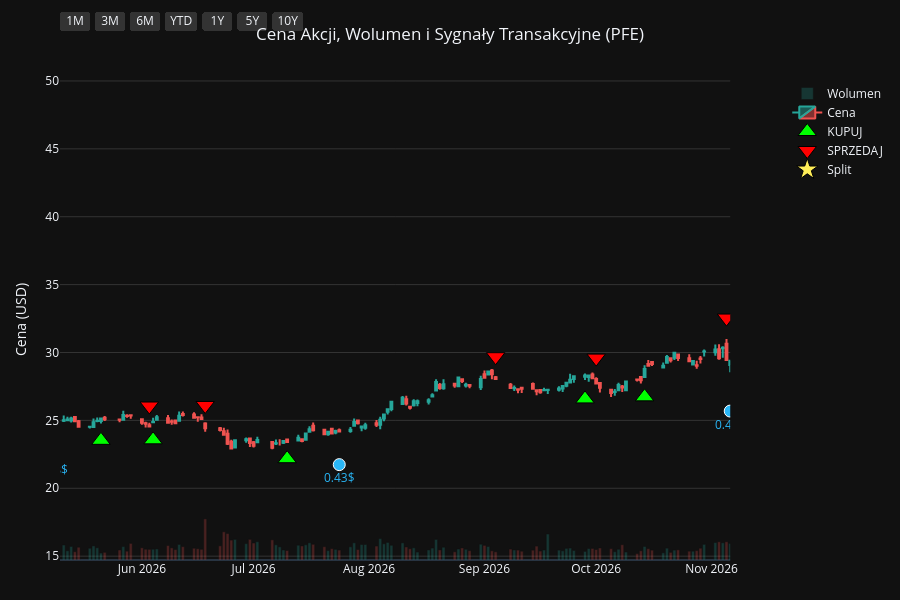
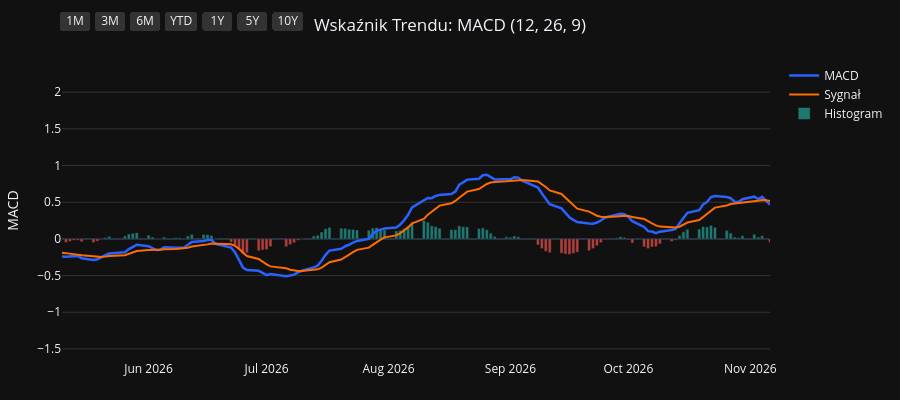
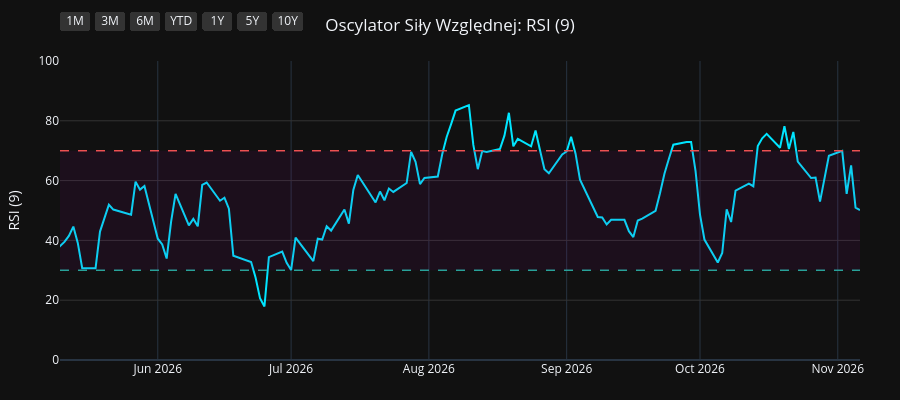
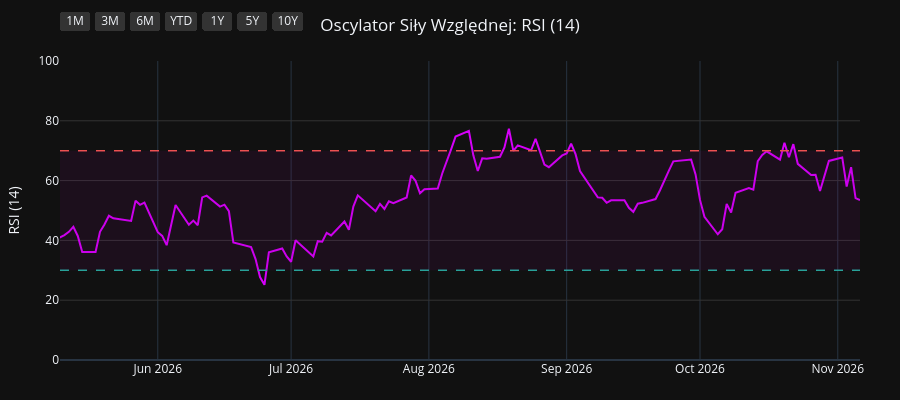

Write notebook code for charts like these, in order.
### Code cell
import os
import yfinance as yf
import pandas as pd
import pandas_ta as ta
import plotly.graph_objects as go
from plotly.subplots import make_subplots

# 1. Pobranie i przygotowanie danych
symbol = os.environ.get("STOCK_TICKER", "").strip().upper()
if not symbol:
    raise RuntimeError("Set STOCK_TICKER before running price_extractor.ipynb")
df = yf.Ticker(symbol).history(period="10y")
df.index = df.index.tz_localize(None)

# Wskaźniki i sygnały
df.ta.macd(fast=12, slow=26, signal=9, append=True)
df.ta.rsi(length=9, append=True)
df.ta.rsi(length=14, append=True)
df.ta.rsi(length=21, append=True)
df.dropna(inplace=True)

macd = df['MACD_12_26_9']
signal = df['MACDs_12_26_9']
wczorajszy_macd = macd.shift(1)
wczorajszy_signal = signal.shift(1)

df['Decyzja'] = 'BRAK'
df.loc[(macd > signal) & (wczorajszy_macd <= wczorajszy_signal), 'Decyzja'] = 'KUPUJ'
df.loc[(macd < signal) & (wczorajszy_macd >= wczorajszy_signal), 'Decyzja'] = 'SPRZEDAJ'

df_kupuj = df[df['Decyzja'] == 'KUPUJ']
df_sprzedaj = df[df['Decyzja'] == 'SPRZEDAJ']
df_dywidendy = df[df['Dividends'] > 0]
df_splity = df[df['Stock Splits'] > 0]

# Wspólna konfiguracja osi X
konfiguracja_osi_x = dict(
    type="date",
    showspikes=True, spikemode="across", spikesnap="cursor", spikedash="dot", spikecolor="#ffffff", spikethickness=1, hoverformat="%Y-%m-%d",
    rangeselector=dict(
        buttons=list([
            dict(count=1, label="1M", step="month", stepmode="backward"),
            dict(count=3, label="3M", step="month", stepmode="backward"),
            dict(count=6, label="6M", step="month", stepmode="backward"),
            dict(count=1, label="YTD", step="year", stepmode="todate"),
            dict(count=1, label="1Y", step="year", stepmode="backward"),
            dict(count=5, label="5Y", step="year", stepmode="backward"),
            dict(step="all", label="10Y")
        ]),
        bgcolor="#333333", activecolor="#2962ff", x=0, y=1.1
    )
)

# ==========================================
# WYKRES 1: CENA + WOLUMEN + SYGNAŁY
# ==========================================
fig1 = make_subplots(specs=[[{"secondary_y": True}]])

kolory_wolumenu = ['#26a69a' if row['Close'] >= row['Open'] else '#ef5350' for index, row in df.iterrows()]
fig1.add_trace(go.Bar(x=df.index, y=df['Volume'], marker_color=kolory_wolumenu, opacity=0.25, name='Wolumen'), secondary_y=True)
fig1.add_trace(go.Candlestick(x=df.index, open=df['Open'], high=df['High'], low=df['Low'], close=df['Close'], name='Cena', increasing_line_color='#26a69a', decreasing_line_color='#ef5350'), secondary_y=False)
fig1.add_trace(go.Scatter(x=df_kupuj.index, y=df_kupuj['Low'] * 0.95, customdata=df_kupuj[['Low', 'High']], mode='markers', marker=dict(symbol='triangle-up', size=16, color='#00ff00', line=dict(width=1, color='black')), name='KUPUJ', hovertemplate='KUPUJ<br>Najniższa: %{customdata[0]:.2f}<br>Najwyższa: %{customdata[1]:.2f}<extra></extra>'), secondary_y=False)
fig1.add_trace(go.Scatter(x=df_sprzedaj.index, y=df_sprzedaj['High'] * 1.05, customdata=df_sprzedaj[['Low', 'High']], mode='markers', marker=dict(symbol='triangle-down', size=16, color='#ff0000', line=dict(width=1, color='black')), name='SPRZEDAJ', hovertemplate='SPRZEDAJ<br>Najniższa: %{customdata[0]:.2f}<br>Najwyższa: %{customdata[1]:.2f}<extra></extra>'), secondary_y=False)

if not df_dywidendy.empty:
    fig1.add_trace(go.Scatter(x=df_dywidendy.index, y=df_dywidendy['Low'] * 0.90, mode='markers+text', marker=dict(symbol='circle', size=12, color='#29b6f6', line=dict(width=1, color='white')), text=df_dywidendy['Dividends'].apply(lambda x: f"{x}$"), textposition="bottom center", name='Dywidenda', showlegend=False, hovertemplate='Dywidenda: %{text}<extra></extra>', textfont=dict(color="#29b6f6")), secondary_y=False)
if not df_splity.empty:
                    fig1.add_trace(go.Scatter(x=df_splity.index, y=df_splity['High'], mode='markers+text', marker=dict(symbol='star', size=16, color='#ffee58', line=dict(width=1, color='black')), text=df_splity['Stock Splits'].apply(lambda x: f"{x:g}:1" if x >= 1 else f"1:{1 / x:g}"), textposition="top center", name='Split', hovertemplate='%{text}<extra></extra>', textfont=dict(color="#ffee58")), secondary_y=False)

fig1.update_layout(title=dict(text=f"Cena Akcji, Wolumen i Sygnały Transakcyjne ({symbol})", x=0.5, xanchor='center'), dragmode='pan', xaxis_rangeslider_visible=False, template='plotly_dark', height=600, hovermode='x unified', margin=dict(l=60, r=40, t=60, b=40))
fig1.update_xaxes(**konfiguracja_osi_x)
fig1.update_xaxes(range=[df.index.max() - pd.Timedelta(days=180), df.index.max()])
fig1.update_yaxes(title_text="Cena (USD)", secondary_y=False, gridcolor='#333333')
fig1.update_yaxes(range=[0, df['Volume'].max() * 4], showgrid=False, showticklabels=False, secondary_y=True)
fig1.show(config={'scrollZoom': True})

# ==========================================
# WYKRES 2: WSKAŹNIK MACD
# ==========================================
fig2 = go.Figure()
fig2.add_trace(go.Scatter(x=df.index, y=df['MACD_12_26_9'], line=dict(color='#2962ff', width=2.5), name='MACD'))
fig2.add_trace(go.Scatter(x=df.index, y=df['MACDs_12_26_9'], line=dict(color='#ff6d00', width=2), name='Sygnał'))
kolory_macd = ['#26a69a' if val >= 0 else '#ef5350' for val in df['MACDh_12_26_9']]
fig2.add_trace(go.Bar(x=df.index, y=df['MACDh_12_26_9'], marker_color=kolory_macd, name='Histogram', opacity=0.7))
fig2.update_layout(title=dict(text="Wskaźnik Trendu: MACD (12, 26, 9)", x=0.5, xanchor='center'), dragmode='pan', xaxis_rangeslider_visible=False, template='plotly_dark', height=400, hovermode='x unified', margin=dict(l=60, r=40, t=60, b=40))
fig2.update_xaxes(**konfiguracja_osi_x)
fig2.update_xaxes(range=[df.index.max() - pd.Timedelta(days=180), df.index.max()])
fig2.update_yaxes(title_text="MACD", gridcolor='#333333')
fig2.show(config={'scrollZoom': True})

# ==========================================
# WYKRES 3: OSCYLATOR RSI (9)
# ==========================================
fig3 = go.Figure()
fig3.add_trace(go.Scatter(x=df.index, y=df['RSI_9'], line=dict(color='#00e5ff', width=2), name='RSI (9)'))
fig3.add_hline(y=70, line_dash="dash", line_color="#ef5350", line_width=1.5)
fig3.add_hline(y=30, line_dash="dash", line_color="#26a69a", line_width=1.5)
fig3.add_hrect(y0=30, y1=70, line_width=0, fillcolor="purple", opacity=0.1)
fig3.update_layout(title=dict(text="Oscylator Siły Względnej: RSI (9)", x=0.5, xanchor='center'), dragmode='pan', xaxis_rangeslider_visible=False, template='plotly_dark', height=400, hovermode='x unified', margin=dict(l=60, r=40, t=60, b=40))
fig3.update_xaxes(**konfiguracja_osi_x)
fig3.update_xaxes(range=[df.index.max() - pd.Timedelta(days=180), df.index.max()])
fig3.update_yaxes(title_text="RSI (9)", range=[0, 100], gridcolor='#333333')
fig3.show(config={'scrollZoom': True})

# ==========================================
# WYKRES 4: OSCYLATOR RSI (14)
# ==========================================
fig4 = go.Figure()
fig4.add_trace(go.Scatter(x=df.index, y=df['RSI_14'], line=dict(color='#d500f9', width=2), name='RSI (14)'))
fig4.add_hline(y=70, line_dash="dash", line_color="#ef5350", line_width=1.5)
fig4.add_hline(y=30, line_dash="dash", line_color="#26a69a", line_width=1.5)
fig4.add_hrect(y0=30, y1=70, line_width=0, fillcolor="purple", opacity=0.1)
fig4.update_layout(title=dict(text="Oscylator Siły Względnej: RSI (14)", x=0.5, xanchor='center'), dragmode='pan', xaxis_rangeslider_visible=False, template='plotly_dark', height=400, hovermode='x unified', margin=dict(l=60, r=40, t=60, b=40))
fig4.update_xaxes(**konfiguracja_osi_x)
fig4.update_xaxes(range=[df.index.max() - pd.Timedelta(days=180), df.index.max()])
fig4.update_yaxes(title_text="RSI (14)", range=[0, 100], gridcolor='#333333')
fig4.show(config={'scrollZoom': True})

# ==========================================
# WYKRES 5: OSCYLATOR RSI (21)
# ==========================================
fig5 = go.Figure()
fig5.add_trace(go.Scatter(x=df.index, y=df['RSI_21'], line=dict(color='#64dd17', width=2), name='RSI (21)'))
fig5.add_hline(y=70, line_dash="dash", line_color="#ef5350", line_width=1.5)
fig5.add_hline(y=30, line_dash="dash", line_color="#26a69a", line_width=1.5)
fig5.add_hrect(y0=30, y1=70, line_width=0, fillcolor="purple", opacity=0.1)
fig5.update_layout(title=dict(text="Oscylator Siły Względnej: RSI (21)", x=0.5, xanchor='center'), dragmode='pan', xaxis_rangeslider_visible=False, template='plotly_dark', height=400, hovermode='x unified', margin=dict(l=60, r=40, t=60, b=40))
fig5.update_xaxes(**konfiguracja_osi_x)
fig5.update_xaxes(range=[df.index.max() - pd.Timedelta(days=180), df.index.max()])
fig5.update_yaxes(title_text="RSI (21)", range=[0, 100], gridcolor='#333333')
fig5.show(config={'scrollZoom': True})

### Figure 1 — Plotly figure (JSON) as saved in the notebook; plotly's stock layout.template omitted (floating-point values rounded to 4 significant figures; data arrays with more than 128 entries replaced by an {"elided": "..."} marker saying what was removed)
{"data": [{"marker": {"color": {"elided": "2481 str values"}}, "name": "Wolumen", "opacity": 0.25, "type": "bar", "x": {"elided": "2481 str values"}, "xaxis": "x", "y": {"elided": "2481 int values"}, "yaxis": "y2"}, {"close": {"elided": "2481 float values"}, "decreasing": {"line": {"color": "#ef5350"}}, "high": {"elided": "2481 float values"}, "increasing": {"line": {"color": "#26a69a"}}, "low": {"elided": "2481 float values"}, "name": "Cena", "open": {"elided": "2481 float values"}, "type": "candlestick", "x": {"elided": "2481 str values"}, "xaxis": "x", "yaxis": "y"}, {"customdata": {"elided": "92x2 float values"}, "hovertemplate": "KUPUJ<br>Najniższa: %{customdata[0]:.2f}<br>Najwyższa: %{customdata[1]:.2f}<extra></extra>", "marker": {"color": "#00ff00", "line": {"color": "black", "width": 1}, "size": 16, "symbol": "triangle-up"}, "mode": "markers", "name": "KUPUJ", "type": "scatter", "x": ["2017-01-03T00:00:00", "2017-02-03T00:00:00", "2017-05-31T00:00:00", "2017-06-09T00:00:00", "2017-08-03T00:00:00", "2017-08-25T00:00:00", "2017-11-16T00:00:00", "2017-12-11T00:00:00", "2018-01-05T00:00:00", "2018-01-17T00:00:00", "2018-02-20T00:00:00", "2018-04-05T00:00:00", "2018-04-10T00:00:00", "2018-05-14T00:00:00", "2018-07-05T00:00:00", "2018-07-24T00:00:00", "2018-09-18T00:00:00", "2018-10-03T00:00:00", "2018-11-08T00:00:00", "2018-11-19T00:00:00", "2018-11-27T00:00:00", "2019-01-02T00:00:00", "2019-01-04T00:00:00", "2019-01-31T00:00:00", "2019-03-21T00:00:00", "2019-05-02T00:00:00", "2019-07-02T00:00:00", "2019-08-22T00:00:00", "2019-09-27T00:00:00", "2019-10-10T00:00:00", "2019-11-22T00:00:00", "2019-12-16T00:00:00", "2020-01-14T00:00:00", "2020-03-04T00:00:00", "2020-03-27T00:00:00", "2020-07-01T00:00:00", "2020-09-30T00:00:00", "2020-11-09T00:00:00", "2021-01-25T00:00:00", "2021-03-03T00:00:00", "2021-04-09T00:00:00", "2021-05-03T00:00:00", "2021-05-13T00:00:00", "2021-06-10T00:00:00", "2021-07-02T00:00:00", "2021-07-09T00:00:00", "2021-10-19T00:00:00", "2021-12-15T00:00:00", "2022-03-04T00:00:00", "2022-04-07T00:00:00", "2022-05-11T00:00:00", "2022-06-27T00:00:00", "2022-09-09T00:00:00", "2022-10-03T00:00:00", "2022-10-14T00:00:00", "2022-12-08T00:00:00", "2023-02-03T00:00:00", "2023-03-14T00:00:00", "2023-05-22T00:00:00", "2023-07-18T00:00:00", "2023-08-09T00:00:00", "2023-10-02T00:00:00", "2023-11-03T00:00:00", "2023-11-15T00:00:00", "2023-12-21T00:00:00", "2024-02-08T00:00:00", "2024-03-08T00:00:00", "2024-04-24T00:00:00", "2024-05-01T00:00:00", "2024-06-05T00:00:00", "2024-07-08T00:00:00", "2024-07-10T00:00:00", "2024-09-09T00:00:00", "2024-10-09T00:00:00", "2024-11-26T00:00:00", "2025-01-27T00:00:00", "2025-02-21T00:00:00", "2025-03-07T00:00:00", "2025-03-20T00:00:00", "2025-04-23T00:00:00", "2025-07-01T00:00:00", "2025-08-11T00:00:00", "2025-09-30T00:00:00", "2025-11-06T00:00:00", "2026-01-08T00:00:00", "2026-03-26T00:00:00", "2026-03-30T00:00:00", "2026-05-21T00:00:00", "2026-06-04T00:00:00", "2026-07-10T00:00:00", "2026-09-28T00:00:00", "2026-10-14T00:00:00"], "xaxis": "x", "y": [18.56, 18.37, 18.67, 18.44, 19.28, 19.49, 20.87, 21.13, 21.67, 21.77, 21.44, 21.23, 21.34, 21.41, 22.03, 22.49, 26.06, 26.94, 26.65, 26.68, 26.35, 26.15, 25.91, 25.58, 25.9, 25.1, 27.24, 21.92, 22.5, 22.42, 23.97, 24.59, 24.99, 22.45, 19.7, 21.88, 23.75, 25.4, 25.34, 23.58, 25.32, 27.48, 28.13, 28.41, 28.05, 28.1, 29.85, 40.52, 34.63, 38.35, 35.82, 37.75, 34.95, 32.28, 31.44, 37.44, 33.15, 29.85, 28.06, 27.4, 27.42, 25.29, 23.81, 22.86, 21.74, 21.77, 21.33, 20.68, 20.67, 23.52, 22.4, 22.41, 23.26, 23.79, 21.26, 22.1, 21.82, 22.1, 21.96, 18.77, 20.87, 21.46, 20.83, 21.47, 22.37, 24.66, 24.58, 23.53, 23.57, 22.18, 26.58, 26.73], "yaxis": "y"}, {"customdata": {"elided": "93x2 float values"}, "hovertemplate": "SPRZEDAJ<br>Najniższa: %{customdata[0]:.2f}<br>Najwyższa: %{customdata[1]:.2f}<extra></extra>", "marker": {"color": "#ff0000", "line": {"color": "black", "width": 1}, "size": 16, "symbol": "triangle-down"}, "mode": "markers", "name": "SPRZEDAJ", "type": "scatter", "x": ["2016-12-27T00:00:00", "2017-01-12T00:00:00", "2017-03-08T00:00:00", "2017-06-08T00:00:00", "2017-07-06T00:00:00", "2017-08-17T00:00:00", "2017-09-27T00:00:00", "2017-12-07T00:00:00", "2017-12-22T00:00:00", "2018-01-08T00:00:00", "2018-02-02T00:00:00", "2018-03-21T00:00:00", "2018-04-06T00:00:00", "2018-05-01T00:00:00", "2018-06-14T00:00:00", "2018-07-23T00:00:00", "2018-08-27T00:00:00", "2018-10-02T00:00:00", "2018-10-10T00:00:00", "2018-11-15T00:00:00", "2018-11-21T00:00:00", "2018-12-11T00:00:00", "2019-01-03T00:00:00", "2019-01-16T00:00:00", "2019-03-06T00:00:00", "2019-04-12T00:00:00", "2019-06-26T00:00:00", "2019-07-08T00:00:00", "2019-09-26T00:00:00", "2019-09-30T00:00:00", "2019-11-08T00:00:00", "2019-12-05T00:00:00", "2019-12-30T00:00:00", "2020-01-27T00:00:00", "2020-03-11T00:00:00", "2020-05-07T00:00:00", "2020-08-10T00:00:00", "2020-10-28T00:00:00", "2020-12-15T00:00:00", "2021-01-28T00:00:00", "2021-04-08T00:00:00", "2021-04-30T00:00:00", "2021-05-12T00:00:00", "2021-05-14T00:00:00", "2021-06-16T00:00:00", "2021-07-06T00:00:00", "2021-08-25T00:00:00", "2021-12-06T00:00:00", "2021-12-28T00:00:00", "2022-04-01T00:00:00", "2022-04-14T00:00:00", "2022-06-09T00:00:00", "2022-07-18T00:00:00", "2022-09-20T00:00:00", "2022-10-07T00:00:00", "2022-12-07T00:00:00", "2022-12-19T00:00:00", "2023-02-24T00:00:00", "2023-04-19T00:00:00", "2023-06-23T00:00:00", "2023-08-02T00:00:00", "2023-08-31T00:00:00", "2023-10-18T00:00:00", "2023-11-13T00:00:00", "2023-12-05T00:00:00", "2024-01-17T00:00:00", "2024-02-28T00:00:00", "2024-04-02T00:00:00", "2024-04-25T00:00:00", "2024-05-29T00:00:00", "2024-06-06T00:00:00", "2024-07-09T00:00:00", "2024-08-06T00:00:00", "2024-09-25T00:00:00", "2024-10-21T00:00:00", "2025-01-15T00:00:00", "2025-02-04T00:00:00", "2025-03-05T00:00:00", "2025-03-12T00:00:00", "2025-03-25T00:00:00", "2025-06-23T00:00:00", "2025-07-15T00:00:00", "2025-08-28T00:00:00", "2025-10-13T00:00:00", "2025-12-17T00:00:00", "2026-02-19T00:00:00", "2026-03-27T00:00:00", "2026-04-08T00:00:00", "2026-06-03T00:00:00", "2026-06-18T00:00:00", "2026-09-04T00:00:00", "2026-10-01T00:00:00", "2026-11-05T00:00:00"], "xaxis": "x", "y": [20.6, 20.54, 21.69, 20.61, 21.62, 21.69, 23.04, 23.32, 23.8, 24.08, 24.6, 24.26, 23.69, 23.81, 24.27, 25.01, 28.66, 29.85, 30.75, 29.41, 29.48, 30.17, 29.37, 29.0, 29.31, 28.95, 30.21, 30.26, 25.23, 25.28, 26.12, 26.97, 27.71, 28.42, 24.06, 27.6, 28.0, 26.89, 30.21, 28.32, 28.18, 30.32, 31.42, 31.74, 31.36, 31.21, 38.35, 43.18, 47.64, 42.11, 43.52, 43.67, 42.3, 37.13, 35.31, 42.32, 42.86, 35.11, 33.86, 32.8, 30.63, 30.71, 27.89, 25.39, 25.6, 24.67, 23.91, 24.36, 23.2, 25.1, 26.32, 24.9, 27.15, 26.85, 26.4, 24.46, 25.11, 24.42, 24.23, 24.44, 22.9, 24.18, 24.24, 24.13, 25.08, 27.42, 27.79, 27.51, 26.06, 26.1, 29.69, 29.59, 32.54], "yaxis": "y"}, {"hovertemplate": "Dywidenda: %{text}<extra></extra>", "marker": {"color": "#29b6f6", "line": {"color": "white", "width": 1}, "size": 12, "symbol": "circle"}, "mode": "markers+text", "name": "Dywidenda", "showlegend": false, "text": ["0.303605$", "0.303605$", "0.303605$", "0.303605$", "0.322581$", "0.322581$", "0.322581$", "0.322581$", "0.341556$", "0.341556$", "0.341556$", "0.341556$", "0.360531$", "0.360531$", "0.360531$", "0.360531$", "0.39$", "0.39$", "0.39$", "0.39$", "0.4$", "0.4$", "0.4$", "0.4$", "0.41$", "0.41$", "0.41$", "0.41$", "0.42$", "0.42$", "0.42$", "0.42$", "0.43$", "0.43$", "0.43$", "0.43$", "0.43$", "0.43$", "0.43$", "0.43$"], "textfont": {"color": "#29b6f6"}, "textposition": "bottom center", "type": "scatter", "x": ["2017-02-01T00:00:00", "2017-05-10T00:00:00", "2017-08-02T00:00:00", "2017-11-09T00:00:00", "2018-02-01T00:00:00", "2018-05-10T00:00:00", "2018-08-02T00:00:00", "2018-11-08T00:00:00", "2019-01-31T00:00:00", "2019-05-09T00:00:00", "2019-08-01T00:00:00", "2019-11-07T00:00:00", "2020-01-30T00:00:00", "2020-05-07T00:00:00", "2020-07-30T00:00:00", "2020-11-05T00:00:00", "2021-01-28T00:00:00", "2021-05-06T00:00:00", "2021-07-29T00:00:00", "2021-11-04T00:00:00", "2022-01-27T00:00:00", "2022-05-12T00:00:00", "2022-07-28T00:00:00", "2022-11-03T00:00:00", "2023-01-26T00:00:00", "2023-05-11T00:00:00", "2023-07-27T00:00:00", "2023-11-09T00:00:00", "2024-01-25T00:00:00", "2024-05-09T00:00:00", "2024-07-26T00:00:00", "2024-11-08T00:00:00", "2025-01-24T00:00:00", "2025-05-09T00:00:00", "2025-07-25T00:00:00", "2025-11-07T00:00:00", "2026-01-23T00:00:00", "2026-05-08T00:00:00", "2026-07-24T00:00:00", "2026-11-06T00:00:00"], "xaxis": "x", "y": [17.04, 18.11, 18.17, 19.54, 20.72, 19.94, 22.79, 25.25, 24.23, 23.78, 22.48, 22.22, 22.33, 22.68, 23.71, 22.82, 23.95, 25.61, 29.02, 29.75, 36.68, 33.99, 34.52, 32.73, 31.21, 26.92, 26.46, 21.96, 20.65, 20.87, 23.24, 21.01, 20.76, 18.14, 20.41, 20.34, 21.88, 22.32, 21.74, 25.69], "yaxis": "y"}, {"hovertemplate": "%{text}<extra></extra>", "marker": {"color": "#ffee58", "line": {"color": "black", "width": 1}, "size": 16, "symbol": "star"}, "mode": "markers+text", "name": "Split", "text": ["1.054:1"], "textfont": {"color": "#ffee58"}, "textposition": "top center", "type": "scatter", "x": ["2020-11-17T00:00:00"], "xaxis": "x", "y": [26.8], "yaxis": "y"}], "layout": {"dragmode": "pan", "height": 600, "hovermode": "x unified", "margin": {"b": 40, "l": 60, "r": 40, "t": 60}, "title": {"text": "Cena Akcji, Wolumen i Sygnały Transakcyjne (PFE)", "x": 0.5, "xanchor": "center"}, "xaxis": {"anchor": "y", "domain": [0.0, 0.94], "hoverformat": "%Y-%m-%d", "range": ["2026-05-10T00:00:00", "2026-11-06T00:00:00"], "rangeselector": {"activecolor": "#2962ff", "bgcolor": "#333333", "buttons": [{"count": 1, "label": "1M", "step": "month", "stepmode": "backward"}, {"count": 3, "label": "3M", "step": "month", "stepmode": "backward"}, {"count": 6, "label": "6M", "step": "month", "stepmode": "backward"}, {"count": 1, "label": "YTD", "step": "year", "stepmode": "todate"}, {"count": 1, "label": "1Y", "step": "year", "stepmode": "backward"}, {"count": 5, "label": "5Y", "step": "year", "stepmode": "backward"}, {"label": "10Y", "step": "all"}], "x": 0, "y": 1.1}, "rangeslider": {"visible": false}, "showspikes": true, "spikecolor": "#ffffff", "spikedash": "dot", "spikemode": "across", "spikesnap": "cursor", "spikethickness": 1, "type": "date"}, "yaxis": {"anchor": "x", "domain": [0.0, 1.0], "gridcolor": "#333333", "title": {"text": "Cena (USD)"}}, "yaxis2": {"anchor": "x", "overlaying": "y", "range": [0, 1399986000], "showgrid": false, "showticklabels": false, "side": "right"}}}

### Figure 2 — Plotly figure (JSON) as saved in the notebook; plotly's stock layout.template omitted (floating-point values rounded to 4 significant figures; data arrays with more than 128 entries replaced by an {"elided": "..."} marker saying what was removed)
{"data": [{"line": {"color": "#2962ff", "width": 2.5}, "name": "MACD", "type": "scatter", "x": {"elided": "2481 str values"}, "y": {"elided": "2481 float values"}}, {"line": {"color": "#ff6d00", "width": 2}, "name": "Sygnał", "type": "scatter", "x": {"elided": "2481 str values"}, "y": {"elided": "2481 float values"}}, {"marker": {"color": {"elided": "2481 str values"}}, "name": "Histogram", "opacity": 0.7, "type": "bar", "x": {"elided": "2481 str values"}, "y": {"elided": "2481 float values"}}], "layout": {"dragmode": "pan", "height": 400, "hovermode": "x unified", "margin": {"b": 40, "l": 60, "r": 40, "t": 60}, "title": {"text": "Wskaźnik Trendu: MACD (12, 26, 9)", "x": 0.5, "xanchor": "center"}, "xaxis": {"hoverformat": "%Y-%m-%d", "range": ["2026-05-10T00:00:00", "2026-11-06T00:00:00"], "rangeselector": {"activecolor": "#2962ff", "bgcolor": "#333333", "buttons": [{"count": 1, "label": "1M", "step": "month", "stepmode": "backward"}, {"count": 3, "label": "3M", "step": "month", "stepmode": "backward"}, {"count": 6, "label": "6M", "step": "month", "stepmode": "backward"}, {"count": 1, "label": "YTD", "step": "year", "stepmode": "todate"}, {"count": 1, "label": "1Y", "step": "year", "stepmode": "backward"}, {"count": 5, "label": "5Y", "step": "year", "stepmode": "backward"}, {"label": "10Y", "step": "all"}], "x": 0, "y": 1.1}, "rangeslider": {"visible": false}, "showspikes": true, "spikecolor": "#ffffff", "spikedash": "dot", "spikemode": "across", "spikesnap": "cursor", "spikethickness": 1, "type": "date"}, "yaxis": {"gridcolor": "#333333", "title": {"text": "MACD"}}}}

### Figure 3 — Plotly figure (JSON) as saved in the notebook; plotly's stock layout.template omitted (floating-point values rounded to 4 significant figures; data arrays with more than 128 entries replaced by an {"elided": "..."} marker saying what was removed)
{"data": [{"line": {"color": "#00e5ff", "width": 2}, "name": "RSI (9)", "type": "scatter", "x": {"elided": "2481 str values"}, "y": {"elided": "2481 float values"}}], "layout": {"dragmode": "pan", "height": 400, "hovermode": "x unified", "margin": {"b": 40, "l": 60, "r": 40, "t": 60}, "shapes": [{"line": {"color": "#ef5350", "dash": "dash", "width": 1.5}, "type": "line", "x0": 0, "x1": 1, "xref": "x domain", "y0": 70, "y1": 70, "yref": "y"}, {"line": {"color": "#26a69a", "dash": "dash", "width": 1.5}, "type": "line", "x0": 0, "x1": 1, "xref": "x domain", "y0": 30, "y1": 30, "yref": "y"}, {"fillcolor": "purple", "line": {"width": 0}, "opacity": 0.1, "type": "rect", "x0": 0, "x1": 1, "xref": "x domain", "y0": 30, "y1": 70, "yref": "y"}], "title": {"text": "Oscylator Siły Względnej: RSI (9)", "x": 0.5, "xanchor": "center"}, "xaxis": {"hoverformat": "%Y-%m-%d", "range": ["2026-05-10T00:00:00", "2026-11-06T00:00:00"], "rangeselector": {"activecolor": "#2962ff", "bgcolor": "#333333", "buttons": [{"count": 1, "label": "1M", "step": "month", "stepmode": "backward"}, {"count": 3, "label": "3M", "step": "month", "stepmode": "backward"}, {"count": 6, "label": "6M", "step": "month", "stepmode": "backward"}, {"count": 1, "label": "YTD", "step": "year", "stepmode": "todate"}, {"count": 1, "label": "1Y", "step": "year", "stepmode": "backward"}, {"count": 5, "label": "5Y", "step": "year", "stepmode": "backward"}, {"label": "10Y", "step": "all"}], "x": 0, "y": 1.1}, "rangeslider": {"visible": false}, "showspikes": true, "spikecolor": "#ffffff", "spikedash": "dot", "spikemode": "across", "spikesnap": "cursor", "spikethickness": 1, "type": "date"}, "yaxis": {"gridcolor": "#333333", "range": [0, 100], "title": {"text": "RSI (9)"}}}}

### Figure 4 — Plotly figure (JSON) as saved in the notebook; plotly's stock layout.template omitted (floating-point values rounded to 4 significant figures; data arrays with more than 128 entries replaced by an {"elided": "..."} marker saying what was removed)
{"data": [{"line": {"color": "#d500f9", "width": 2}, "name": "RSI (14)", "type": "scatter", "x": {"elided": "2481 str values"}, "y": {"elided": "2481 float values"}}], "layout": {"dragmode": "pan", "height": 400, "hovermode": "x unified", "margin": {"b": 40, "l": 60, "r": 40, "t": 60}, "shapes": [{"line": {"color": "#ef5350", "dash": "dash", "width": 1.5}, "type": "line", "x0": 0, "x1": 1, "xref": "x domain", "y0": 70, "y1": 70, "yref": "y"}, {"line": {"color": "#26a69a", "dash": "dash", "width": 1.5}, "type": "line", "x0": 0, "x1": 1, "xref": "x domain", "y0": 30, "y1": 30, "yref": "y"}, {"fillcolor": "purple", "line": {"width": 0}, "opacity": 0.1, "type": "rect", "x0": 0, "x1": 1, "xref": "x domain", "y0": 30, "y1": 70, "yref": "y"}], "title": {"text": "Oscylator Siły Względnej: RSI (14)", "x": 0.5, "xanchor": "center"}, "xaxis": {"hoverformat": "%Y-%m-%d", "range": ["2026-05-10T00:00:00", "2026-11-06T00:00:00"], "rangeselector": {"activecolor": "#2962ff", "bgcolor": "#333333", "buttons": [{"count": 1, "label": "1M", "step": "month", "stepmode": "backward"}, {"count": 3, "label": "3M", "step": "month", "stepmode": "backward"}, {"count": 6, "label": "6M", "step": "month", "stepmode": "backward"}, {"count": 1, "label": "YTD", "step": "year", "stepmode": "todate"}, {"count": 1, "label": "1Y", "step": "year", "stepmode": "backward"}, {"count": 5, "label": "5Y", "step": "year", "stepmode": "backward"}, {"label": "10Y", "step": "all"}], "x": 0, "y": 1.1}, "rangeslider": {"visible": false}, "showspikes": true, "spikecolor": "#ffffff", "spikedash": "dot", "spikemode": "across", "spikesnap": "cursor", "spikethickness": 1, "type": "date"}, "yaxis": {"gridcolor": "#333333", "range": [0, 100], "title": {"text": "RSI (14)"}}}}
